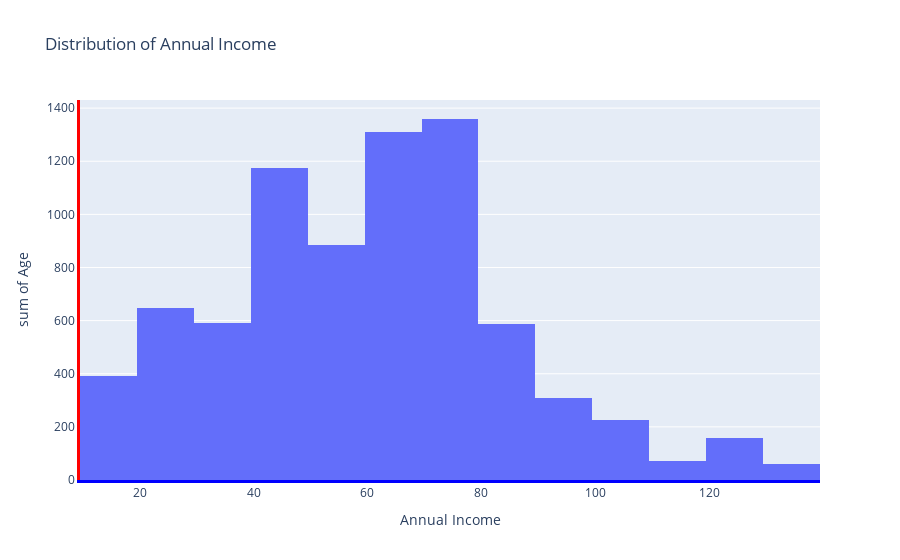

The notebook cell this image was saved under:
### Code cell
import plotly.express as px

fig = px.histogram(df, x='Annual Income', y='Age',  
                   title='Distribution of Annual Income',  
                   labels={'Annual Income': 'Annual Income'},  
                   nbins=20)

# Customize x-axis and y-axis colors
fig.update_layout(
    xaxis=dict(showline=True, linecolor='blue', linewidth=3),
    yaxis=dict(showline=True, linecolor='red', linewidth=3)
)

fig.show()

### Figure 1 — Plotly figure (JSON) as saved in the notebook; plotly's stock layout.template omitted (floating-point values rounded to 4 significant figures; data arrays with more than 128 entries replaced by an {"elided": "..."} marker saying what was removed)
{"data": [{"bingroup": "x", "histfunc": "sum", "hovertemplate": "Annual Income=%{x}<br>sum of Age=%{y}<extra></extra>", "legendgroup": "", "marker": {"color": "#636efa", "pattern": {"shape": ""}}, "name": "", "nbinsx": 20, "orientation": "v", "showlegend": false, "type": "histogram", "x": {"elided": "200 int values"}, "xaxis": "x", "y": {"elided": "200 int values"}, "yaxis": "y"}], "layout": {"barmode": "relative", "legend": {"tracegroupgap": 0}, "title": {"text": "Distribution of Annual Income"}, "xaxis": {"anchor": "y", "domain": [0, 1], "linecolor": "blue", "linewidth": 3, "showline": true, "title": {"text": "Annual Income"}}, "yaxis": {"anchor": "x", "domain": [0, 1], "linecolor": "red", "linewidth": 3, "showline": true, "title": {"text": "sum of Age"}}}}
